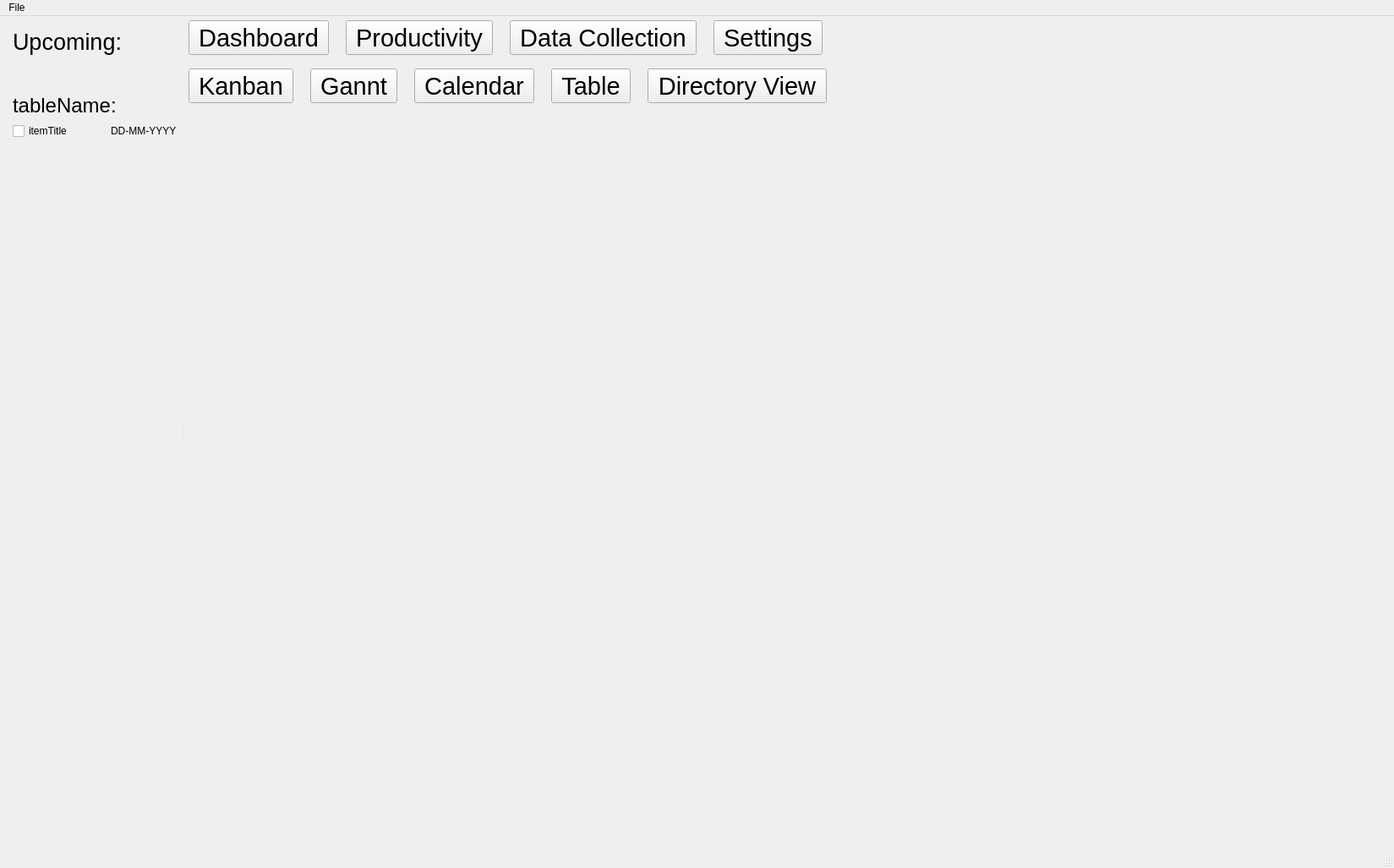
<?xml version="1.0" encoding="UTF-8"?>
<ui version="4.0">
 <class>MainWindow</class>
 <widget class="QMainWindow" name="MainWindow">
  <property name="geometry">
   <rect>
    <x>0</x>
    <y>0</y>
    <width>1649</width>
    <height>1027</height>
   </rect>
  </property>
  <property name="windowTitle">
   <string>MainWindow</string>
  </property>
  <widget class="QWidget" name="centralwidget">
   <property name="sizePolicy">
    <sizepolicy hsizetype="Expanding" vsizetype="Preferred">
     <horstretch>1</horstretch>
     <verstretch>0</verstretch>
    </sizepolicy>
   </property>
   <widget class="QSplitter" name="sidebarAndMainArea">
    <property name="geometry">
     <rect>
      <x>0</x>
      <y>0</y>
      <width>1641</width>
      <height>981</height>
     </rect>
    </property>
    <property name="sizePolicy">
     <sizepolicy hsizetype="Expanding" vsizetype="Expanding">
      <horstretch>1</horstretch>
      <verstretch>1</verstretch>
     </sizepolicy>
    </property>
    <property name="orientation">
     <enum>Qt::Horizontal</enum>
    </property>
    <widget class="QWidget" name="sideBarContainer" native="true">
     <layout class="QVBoxLayout" name="upcomingSidebarContainer">
      <property name="spacing">
       <number>6</number>
      </property>
      <property name="leftMargin">
       <number>15</number>
      </property>
      <property name="topMargin">
       <number>15</number>
      </property>
      <property name="rightMargin">
       <number>5</number>
      </property>
      <property name="bottomMargin">
       <number>5</number>
      </property>
      <item>
       <widget class="QLabel" name="upcomingSidebarLabel">
        <property name="font">
         <font>
          <pointsize>20</pointsize>
          <bold>false</bold>
         </font>
        </property>
        <property name="text">
         <string>Upcoming:</string>
        </property>
       </widget>
      </item>
      <item>
       <layout class="QVBoxLayout" name="upcomingSidebarTableContainer">
        <item>
         <spacer name="verticalSpacerBetweenUpcomingAndTable">
          <property name="orientation">
           <enum>Qt::Vertical</enum>
          </property>
          <property name="sizeType">
           <enum>QSizePolicy::Preferred</enum>
          </property>
          <property name="sizeHint" stdset="0">
           <size>
            <width>20</width>
            <height>40</height>
           </size>
          </property>
         </spacer>
        </item>
        <item>
         <widget class="QLabel" name="upcomingSidebar_tableNameLabel">
          <property name="font">
           <font>
            <pointsize>18</pointsize>
           </font>
          </property>
          <property name="text">
           <string>tableName:</string>
          </property>
         </widget>
        </item>
        <item>
         <layout class="QHBoxLayout" name="upcomingSidebarItemContainer">
          <item>
           <widget class="QCheckBox" name="upcomingSidebarItemCheckbox">
            <property name="text">
             <string>itemTitle</string>
            </property>
           </widget>
          </item>
          <item>
           <spacer name="horizontalSpacer">
            <property name="orientation">
             <enum>Qt::Horizontal</enum>
            </property>
            <property name="sizeHint" stdset="0">
             <size>
              <width>40</width>
              <height>20</height>
             </size>
            </property>
           </spacer>
          </item>
          <item>
           <widget class="QLabel" name="upcomingSidebarItemDate">
            <property name="text">
             <string>DD-MM-YYYY</string>
            </property>
           </widget>
          </item>
         </layout>
        </item>
       </layout>
      </item>
      <item>
       <spacer name="verticalSpacerFromBottomToBottomTable">
        <property name="orientation">
         <enum>Qt::Vertical</enum>
        </property>
        <property name="sizeType">
         <enum>QSizePolicy::Preferred</enum>
        </property>
        <property name="sizeHint" stdset="0">
         <size>
          <width>20</width>
          <height>40</height>
         </size>
        </property>
       </spacer>
      </item>
      <item>
       <spacer name="verticalSpacerBetweenTables">
        <property name="orientation">
         <enum>Qt::Vertical</enum>
        </property>
        <property name="sizeHint" stdset="0">
         <size>
          <width>20</width>
          <height>40</height>
         </size>
        </property>
       </spacer>
      </item>
     </layout>
    </widget>
    <widget class="QWidget" name="mainAreaWithToolbarsContainer" native="true">
     <property name="sizePolicy">
      <sizepolicy hsizetype="Expanding" vsizetype="Expanding">
       <horstretch>1</horstretch>
       <verstretch>0</verstretch>
      </sizepolicy>
     </property>
     <layout class="QVBoxLayout" name="mainAreaWithToolbars">
      <property name="sizeConstraint">
       <enum>QLayout::SetNoConstraint</enum>
      </property>
      <item>
       <widget class="QWidget" name="mainToolbar" native="true">
        <property name="sizePolicy">
         <sizepolicy hsizetype="Expanding" vsizetype="Fixed">
          <horstretch>1</horstretch>
          <verstretch>0</verstretch>
         </sizepolicy>
        </property>
        <layout class="QHBoxLayout" name="toolbarMain">
         <property name="spacing">
          <number>20</number>
         </property>
         <property name="leftMargin">
          <number>5</number>
         </property>
         <property name="topMargin">
          <number>5</number>
         </property>
         <property name="bottomMargin">
          <number>5</number>
         </property>
         <item>
          <widget class="QToolButton" name="toolbarDashboardBtn">
           <property name="font">
            <font>
             <pointsize>22</pointsize>
            </font>
           </property>
           <property name="text">
            <string>Dashboard</string>
           </property>
          </widget>
         </item>
         <item>
          <widget class="QToolButton" name="toolbarProductivityBtn">
           <property name="font">
            <font>
             <pointsize>22</pointsize>
            </font>
           </property>
           <property name="text">
            <string>Productivity</string>
           </property>
          </widget>
         </item>
         <item>
          <widget class="QToolButton" name="toolbarDataCollectionBtn">
           <property name="font">
            <font>
             <pointsize>22</pointsize>
            </font>
           </property>
           <property name="text">
            <string>Data Collection</string>
           </property>
          </widget>
         </item>
         <item>
          <widget class="QToolButton" name="toolbarSettingsBtn">
           <property name="font">
            <font>
             <pointsize>22</pointsize>
            </font>
           </property>
           <property name="text">
            <string>Settings</string>
           </property>
          </widget>
         </item>
         <item>
          <spacer name="horizontalSpacer_2">
           <property name="orientation">
            <enum>Qt::Horizontal</enum>
           </property>
           <property name="sizeHint" stdset="0">
            <size>
             <width>40</width>
             <height>20</height>
            </size>
           </property>
          </spacer>
         </item>
        </layout>
       </widget>
      </item>
      <item>
       <widget class="QWidget" name="secondaryToolbar" native="true">
        <property name="sizePolicy">
         <sizepolicy hsizetype="Expanding" vsizetype="Fixed">
          <horstretch>1</horstretch>
          <verstretch>0</verstretch>
         </sizepolicy>
        </property>
        <layout class="QHBoxLayout" name="toolbarSecondary">
         <property name="spacing">
          <number>20</number>
         </property>
         <property name="leftMargin">
          <number>5</number>
         </property>
         <property name="topMargin">
          <number>5</number>
         </property>
         <property name="bottomMargin">
          <number>5</number>
         </property>
         <item>
          <widget class="QToolButton" name="toolbarKanbanBtn">
           <property name="font">
            <font>
             <pointsize>22</pointsize>
            </font>
           </property>
           <property name="text">
            <string>Kanban</string>
           </property>
          </widget>
         </item>
         <item>
          <widget class="QToolButton" name="toolbarGanntBtn">
           <property name="font">
            <font>
             <pointsize>22</pointsize>
            </font>
           </property>
           <property name="text">
            <string>Gannt</string>
           </property>
          </widget>
         </item>
         <item>
          <widget class="QToolButton" name="toolbarCalendarBtn">
           <property name="font">
            <font>
             <pointsize>22</pointsize>
            </font>
           </property>
           <property name="text">
            <string>Calendar</string>
           </property>
          </widget>
         </item>
         <item>
          <widget class="QToolButton" name="toolbarTableBtn">
           <property name="font">
            <font>
             <pointsize>22</pointsize>
            </font>
           </property>
           <property name="text">
            <string>Table</string>
           </property>
          </widget>
         </item>
         <item>
          <widget class="QToolButton" name="toolbarDirectoryViewBtn">
           <property name="font">
            <font>
             <pointsize>22</pointsize>
            </font>
           </property>
           <property name="text">
            <string>Directory View</string>
           </property>
          </widget>
         </item>
         <item>
          <spacer name="horizontalSpacer_3">
           <property name="orientation">
            <enum>Qt::Horizontal</enum>
           </property>
           <property name="sizeHint" stdset="0">
            <size>
             <width>40</width>
             <height>20</height>
            </size>
           </property>
          </spacer>
         </item>
        </layout>
       </widget>
      </item>
      <item>
       <widget class="QWidget" name="mainArea" native="true">
        <property name="sizePolicy">
         <sizepolicy hsizetype="Expanding" vsizetype="Preferred">
          <horstretch>1</horstretch>
          <verstretch>0</verstretch>
         </sizepolicy>
        </property>
        <layout class="QVBoxLayout" name="verticalLayout"/>
       </widget>
      </item>
     </layout>
    </widget>
   </widget>
  </widget>
  <widget class="QMenuBar" name="menubar">
   <property name="geometry">
    <rect>
     <x>0</x>
     <y>0</y>
     <width>1649</width>
     <height>21</height>
    </rect>
   </property>
   <widget class="QMenu" name="menuFile">
    <property name="title">
     <string>File</string>
    </property>
    <addaction name="actionNew_Folder"/>
    <addaction name="actionNew_Project"/>
    <addaction name="separator"/>
    <addaction name="actionOpen_Folder"/>
    <addaction name="separator"/>
    <addaction name="actionSave"/>
    <addaction name="actionSave_As"/>
    <addaction name="separator"/>
    <addaction name="actionExit"/>
   </widget>
   <addaction name="menuFile"/>
  </widget>
  <widget class="QStatusBar" name="statusbar"/>
  <action name="actionNew_Folder">
   <property name="text">
    <string>New Folder</string>
   </property>
  </action>
  <action name="actionNew_Project">
   <property name="text">
    <string>New Project</string>
   </property>
  </action>
  <action name="actionOpen_Folder">
   <property name="text">
    <string>Open Folder</string>
   </property>
  </action>
  <action name="actionSave">
   <property name="text">
    <string>Save</string>
   </property>
  </action>
  <action name="actionSave_As">
   <property name="text">
    <string>Save As..</string>
   </property>
  </action>
  <action name="actionExit">
   <property name="text">
    <string>Exit</string>
   </property>
  </action>
 </widget>
 <resources/>
 <connections/>
</ui>
